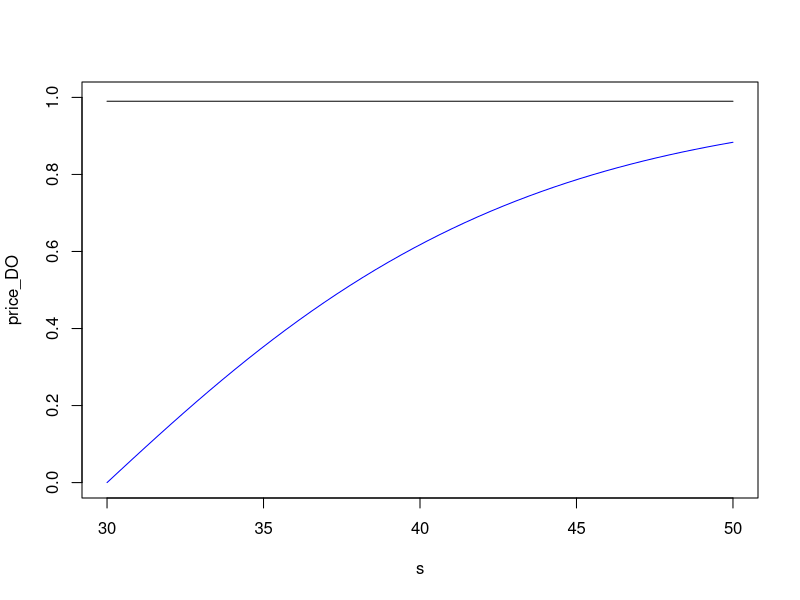
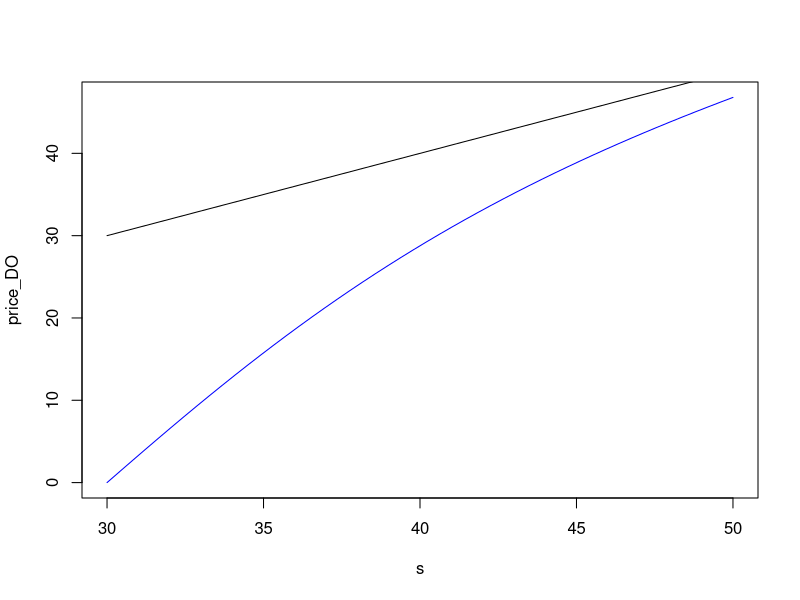
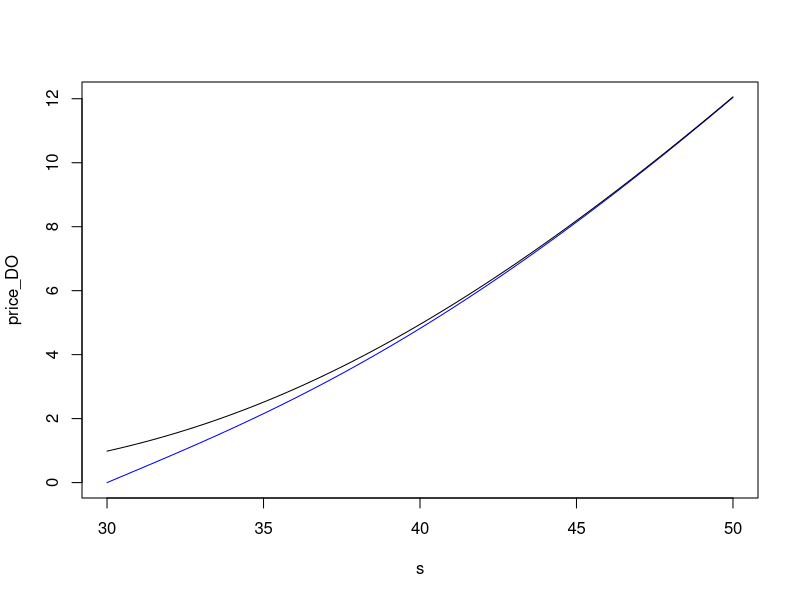

The R source for these figures, in order:

############################################################
##
## Code from Barrier Options Lecture Notes
##
## Keep in mind that the style guides for programming code
## are not always adhered to because of space constraints
## in the lecture notes.
##
############################################################



## Stock payoff function.
ST <- function(s) s

## Stock price function.
F_ST <- function(t, s) s



## Bond payoff function.
BO <- function(s) 1

## Bond price function.
F_BO <- function(t, s) exp(-r * (T - t))


############################################################


## Cash-or-nothing call payoff function.
H <- function(s) if (s > L) 1 else 0

## Cash-or-nothing call price function.
F_H <- function(t, s) {
  d2 <- (log(s/L)+(r-(1/2)*sigma^2)*(T-t)) / (sigma*sqrt(T-t))
  exp(-r * (T - t)) * pnorm(d2)
}


############################################################


## European call payoff function.
C <- function(s) max(s - K, 0)

## European call price function (i.e. Black-Scholes formula).
F_C <- function(t, s, K) {
  d1 <- (log(s/K)+(r+(1/2)*sigma^2)*(T-t)) / (sigma*sqrt(T-t))
  d2 <- d1 - sigma * sqrt(T - t)
  pnorm(d1) * s - pnorm(d2) * K * exp(-r * (T - t))
}

## European put payoff function
P <- function(s) max(K - s, 0)

## European put price function (i.e. Black-Scholes formula)
F_P <- function(t, s, K) {
  d1 <- (log(s/K)+(r+(1/2)*sigma^2)*(T-t)) / (sigma*sqrt(T-t))
  d2 <- d1 - sigma * sqrt(T - t)
  -pnorm(-d1)*s + pnorm(-d2) * K * exp(-r * (T - t))
}

############################################################


## Price of down-and-out contract on bond.
F_BO_DO <- function(t, s) {
  if (s <= L) return(0)
  const <- (L / s)^(2 * (r - (1/2) * sigma^2) / sigma^2)
  F_H(t, s) - const * F_H(t, L^2 / s)
}


############################################################


## Price of down-and-out contract on stock.
F_ST_DO <- function(t, s) {
  if (s <= L) return(0)
  const <- (L / s)^(2 * (r - (1/2) * sigma^2) / sigma^2)
  price <- L * F_H(t, s) - L * const * F_H(t, L^2 / s)
  price + F_C(t, s, L) - const * F_C(t, L^2 / s, L)
}


############################################################


## Price of down-and-out contract on European call.
F_C_DO <- function(t, s) {
  if (s <= L) return(0)
  const <- (L / s)^(2 * (r - (1/2) * sigma^2) / sigma^2)
  if (L < K) return(F_C(t, s, K) - const * F_C(t, L^2 / s, K))
  price <- F_C(t, s, L) + (L - K) * F_H(t, s)
  price - const*(F_C(t, L^2 / s, L)+(L-K)*F_H(t, L^2 / s))
}


############################################################


## Price of down-and-out contract on European put.
F_P_DO <- function(t, s) {
  if (s >= L) return(0) 
  if (L > K) return(0)
  const <- (L / s)^(2 * (r - (1/2) * sigma^2) / sigma^2)
  price <- F_P(t, s, K) - F_P(t, s, L) + (L - K) * (1 - F_H(t, s))
  price - const*(F_P(t, L^2 / s, K) - F_P(t, L^2 / s, L) + (L - K) * (1 - F_H(t, L^2 / s)))
}



############################################################


## Price of down-and-in contract on European call.
F_C_DI <- function(t,s){
  if (s >= L) return(0)
  if (L < K) return(0)
  const <- (L / s)^(2 * (r - (1/2) * sigma^2) / sigma^2)
  price <- F_C(t, s, K) - F_C(t, s, L) - (L - K) * F_H(t, s)
  price + const*(F_C(t, L^2 / s, K) - F_C(t, L^2 / s, L) - (L - K) * F_H(t, L^2 / s))
}    
    
    
############################################################


## Price of down-and-in contract on European put.
F_P_DI <- function(t,s){
  if (s >= L) return(0)
  const <- (L / s)^(2 * (r - (1/2) * sigma^2) / sigma^2)
  if (L > K) return(F_P(t, s, K) + const * F_P(t, s, K))
  price <- F_P(t, s, L) + (L - K) * (1 - F_H(t, s))
  price + const*(F_P(t, L^2 / s, L) + (L - K) * (1 - F_H(t, L^2 / s)))
}    

############################################################


## Variables about the economy.
r <- 0.01
sigma <- 0.3

## Variables about the option.
K <- 40
L <- 30
T <- 1

## Define stock prices for plotting.
s <- seq(from = L, to = K + 10, length.out = 50)


############################################################


## Plot down-and-out contract on bond and visually compare 
## it with the contract that does *not* have a barrier.
price_DO <- sapply(s, F_BO_DO, t = 0)
price <- sapply(s, F_BO, t = 0)
plot(s, price_DO, type = "l", col = "blue", ylim = c(0, 1))
lines(s, price, col = "black")


############################################################


## Plot down-and-out contract on stock and visually compare 
## it with the contract that does *not* have a barrier.
price_DO <- sapply(s, F_ST_DO, t = 0)
price <- sapply(s, F_ST, t = 0)
plot(s, price_DO, type = "l", col = "blue")
lines(s, price, col = "black")


############################################################


## Plot down-and-out contract on call and visually compare 
## it with the contract that does *not* have a barrier.
price_DO <- sapply(s, F_C_DO, t = 0)
price <- sapply(s, F_C, t = 0, K = K)
plot(s, price_DO, type = "l", col = "blue")
lines(s, price, col = "black")


############################################################


